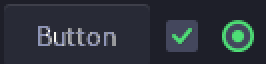
#> input picture gtk-3.0/thumbnail.png, 133 x 32 px (shown 2 times larger); its folder holds only this picture in this run
$ python transform_colors.py
#> lines starting #> are read from the running program, lines starting #| are printed output that depends on the picture
#!/usr/bin/env python3
"""
Synthesis-Dark Color Transformer
Applies COLOR-STRATEGY.md v2.0.0 semantic color mapping to theme assets.

Modes:
  --repo-scan   Process all asset directories in the repository (default when
                no positional argument given and running from within the repo).
  <icon_dir>    Process a single directory (icon-only mode).

Design Philosophy:
- Hue families stay together (blue->indigo, green->teal, etc.)
- Luminance hierarchy for colorblind safety
- Saturated vs desaturated colors handled differently
- Folder colors shift to indigo-gray, not teal
"""

import argparse
import colorsys
import json
import os
import re
import sys
from concurrent.futures import ProcessPoolExecutor, as_completed
from concurrent.futures.process import BrokenProcessPool
from pathlib import Path
from typing import Optional, Tuple

try:
    from PIL import Image
    HAS_PIL = True
except ImportError:
    HAS_PIL = False
    print("WARNING: PIL not available. PNG processing disabled.", file=sys.stderr)

# =============================================================================
# REPO SCAN TARGETS
# Directories processed in --repo-scan mode (relative to repo root)
# =============================================================================
REPO_SCAN_TARGETS = [
    'icons',
    'metacity-1',
    'gtk-2.0',
    'gtk-3.0',
    'gtk-3.20',
    'gtk-4.0',
    'xfwm4',
    'cinnamon',
]

# =============================================================================
# COLOR MAPPING TABLES (from COLOR-STRATEGY.md v2.0.0)
# =============================================================================

TARGETS = {
    'indigo_primary': (180, 190, 254),    # #b4befe - lavender, primary accent
    'indigo_dark': (69, 71, 90),          # #45475a - bg-selection, muted
    'indigo_medium': (127, 132, 156),     # #7f849c - overlay
    'sky_blue': (137, 180, 250),          # #89b4fa - sky blue
    'surface': (49, 50, 68),              # #313244 - surface

    'teal_dark': (13, 110, 67),           # #0d6e43 - dark teal
    'teal_primary': (23, 177, 105),       # #17b169 - CachyOS teal
    'teal_soft': (166, 227, 161),         # #a6e3a1 - soft green
    'teal_variant': (64, 160, 126),       # #40a07e - teal variant

    'peach': (250, 179, 135),             # #fab387 - peach
    'yellow': (249, 226, 175),            # #f9e2af - yellow
    'peach_muted': (224, 122, 78),        # #e07a4e - muted peach
    'brown_muted': (161, 128, 114),       # #a18072 - muted brown

    'red_soft': (229, 101, 122),          # #e5657a - soft crimson
    'red_primary': (243, 139, 168),       # #f38ba8 - Catppuccin red
    'red_muted': (197, 74, 92),           # #c54a5c - muted red

    'mauve_dark': (89, 78, 117),          # #594e75 - dark mauve
    'mauve': (203, 166, 247),             # #cba6f7 - lavender/mauve

    'folder_slate': (142, 149, 184),      # #8e95b8 - slate/indigo gray
    'folder_gray': (127, 132, 156),       # #7f849c - gray-violet
    'folder_muted': (108, 112, 134),      # #6c7086 - muted slate
}


# =============================================================================
# PALETTE LOADING (from src/colors.json via --palette flag)
# =============================================================================

# [39 lines left out: functions _hex_to_rgb, load_palette, not called in this run]


# =============================================================================
# COLOR MATH
# =============================================================================

def rgb_to_hsl(r: int, g: int, b: int) -> Tuple[float, float, float]:
    """Convert RGB (0-255) to HSL (H: 0-360, S: 0-1, L: 0-1)."""
    # colorsys uses HLS order (hue, lightness, saturation)
    hue, lit, sat = colorsys.rgb_to_hls(r / 255.0, g / 255.0, b / 255.0)
    return hue * 360, sat, lit


def hsl_to_rgb(h: float, s: float, lit: float) -> Tuple[int, int, int]:
    """Convert HSL (H: 0-360, S: 0-1, L: 0-1) to RGB (0-255)."""
    r, g, b = colorsys.hls_to_rgb(h / 360.0, lit, s)
    return int(round(r * 255)), int(round(g * 255)), int(round(b * 255))


def get_hue_family(hue: float) -> str:
    """Determine which hue family a color belongs to (0-360 scale)."""
    hue = hue % 360
    if hue <= 20 or hue >= 340:
        return 'red'
    elif 20 < hue <= 45:
        return 'orange'
    elif 45 < hue <= 80:
        return 'yellow'
    elif 80 < hue <= 150:
        return 'green'
    elif 150 < hue <= 200:
        return 'cyan'
    elif 200 < hue <= 260:
        return 'blue'
    elif 260 < hue <= 300:
        return 'purple'
    else:
        return 'magenta'


def is_folder_color(r: int, g: int, b: int) -> bool:
    """
    Detect if this is a MATE folder color (ultra-desaturated yellow-green).
    MATE folders are typically around H:65, S:0.15, pale olive/khaki tones.
    """
    hue, sat, lit = rgb_to_hsl(r, g, b)
    return 40 <= hue <= 90 and sat < 0.3 and lit > 0.6


def transform_color(r: int, g: int, b: int) -> Tuple[int, int, int]:
    """
    Transform a color according to COLOR-STRATEGY.md v2.0.0 rules.
    Returns the transformed RGB tuple.
    """
    # Preserve near-black and near-white (outlines, shadows, highlights)
    if r < 20 and g < 20 and b < 20:
        return (r, g, b)
    if r > 235 and g > 235 and b > 235:
        return (r, g, b)

    hue, sat, lit = rgb_to_hsl(r, g, b)

    # Folder colors (desaturated yellow-green) -> indigo-gray
    if is_folder_color(r, g, b):
        new_h = 228  # Indigo hue; target #8e95b8
        new_s = max(0.15, min(0.25, sat + 0.05))
        new_lit = max(0.45, min(0.60, lit * 0.75))
        return hsl_to_rgb(new_h, new_s, new_lit)

    # Desaturated colors -> shift toward indigo
    if sat < 0.3:
        new_h = 240
        new_s = max(0.15, min(0.25, sat + 0.10))
        new_lit = max(0.45, min(0.60, lit * 0.80))
        return hsl_to_rgb(new_h, new_s, new_lit)

    # Saturated colors: map by hue family
    family = get_hue_family(hue)

    if family == 'blue':
        new_h = max(235, min(260, 240 + (hue - 230) * 0.5))
        new_s = min(1.0, sat * 1.15)
        new_lit = max(0.35, min(0.75, lit))

    elif family == 'green':
        new_h = max(150, min(170, 155 + (hue - 120) * 0.3))
        new_s = min(1.0, sat * 1.10)
        new_lit = max(0.30, min(0.65, lit))

    elif family == 'cyan':
        new_h = max(170, min(195, 175 + (hue - 175) * 0.8))
        new_s = min(1.0, sat * 1.05)
        new_lit = max(0.35, min(0.70, lit))

    elif family == 'yellow':
        new_h = max(40, min(55, 45 + (hue - 62) * 0.5))
        new_s = min(1.0, sat * 1.10)
        new_lit = max(0.55, min(0.80, lit))

    elif family == 'orange':
        new_h = max(20, min(35, 25 + (hue - 32) * 0.8))
        new_s = min(1.0, sat * 1.05)
        new_lit = max(0.45, min(0.75, lit))

    elif family == 'red':
        if hue > 340:
            new_h = max(350, 350 + (hue - 350) * 0.5)
        else:
            new_h = min(15, 5 + (hue - 10) * 0.5)
        new_s = min(0.85, sat * 0.95)
        new_lit = max(0.45, min(0.65, lit))

    elif family == 'purple':
        new_h = max(265, min(285, 270 + (hue - 280) * 0.6))
        new_s = min(1.0, sat * 1.10)
        new_lit = max(0.40, min(0.70, lit))

    elif family == 'magenta':
        new_h = max(300, min(330, 310 + (hue - 320) * 0.7))
        new_s = min(0.90, sat * 0.95)
        new_lit = max(0.50, min(0.75, lit))

    else:
        new_h, new_s, new_lit = hue, sat, lit

    return hsl_to_rgb(new_h, new_s, new_lit)


# =============================================================================
# PNG PROCESSING
# =============================================================================

def process_png(filepath: Path) -> Tuple[str, bool, str]:
    """
    Process a single PNG file, transforming colors.
    Returns (filepath_str, success, message).
    """
    if not HAS_PIL:
        return (str(filepath), False, "PIL not available")

    try:
        img = Image.open(filepath)

        if img.mode == 'P':
            img = img.convert('RGBA')
        elif img.mode == 'L':
            return (str(filepath), True, "skipped (grayscale)")
        elif img.mode == '1':
            return (str(filepath), True, "skipped (1-bit)")
        elif img.mode not in ('RGB', 'RGBA'):
            img = img.convert('RGBA')

        has_alpha = img.mode == 'RGBA'
        pixels = img.load()
        width, height = img.size
        modified = False

        for y in range(height):
            for x in range(width):
                pixel = pixels[x, y]
                if has_alpha:
                    r, g, b, a = pixel
                    if a == 0:
                        continue
                else:
                    r, g, b = pixel
                    a = 255

                new_r, new_g, new_b = transform_color(r, g, b)

                if (new_r, new_g, new_b) != (r, g, b):
                    modified = True
                    if has_alpha:
                        pixels[x, y] = (new_r, new_g, new_b, a)
                    else:
                        pixels[x, y] = (new_r, new_g, new_b)

        if modified:
            img.save(filepath)
            return (str(filepath), True, "transformed")
        else:
            return (str(filepath), True, "unchanged")

    except Exception as e:
        return (str(filepath), False, str(e))


# =============================================================================
# SVG PROCESSING
# =============================================================================

# [11 lines left out: function hex_to_rgb, not called in this run]


def rgb_to_hex(r: int, g: int, b: int) -> str:
    """Convert RGB tuple to hex color string."""
    return f"#{r:02x}{g:02x}{b:02x}"


SVG_HEX_PATTERN = re.compile(
    r'(fill|stroke|stop-color|flood-color|lighting-color)\s*[:=]\s*["\']?(#[0-9a-fA-F]{3,6})["\']?',
    re.IGNORECASE
)
SVG_RGB_PATTERN = re.compile(
    r'(fill|stroke|stop-color|flood-color|lighting-color)\s*[:=]\s*["\']?rgb\s*\(\s*(\d+)\s*,\s*(\d+)\s*,\s*(\d+)\s*\)["\']?',
    re.IGNORECASE
)
SVG_STYLE_HEX_PATTERN = re.compile(
    r'(fill|stroke|stop-color|flood-color|lighting-color)\s*:\s*(#[0-9a-fA-F]{3,6})',
    re.IGNORECASE
)
SVG_STYLE_RGB_PATTERN = re.compile(
    r'(fill|stroke|stop-color|flood-color|lighting-color)\s*:\s*rgb\s*\(\s*(\d+)\s*,\s*(\d+)\s*,\s*(\d+)\s*\)',
    re.IGNORECASE
)


# [57 lines left out: functions _make_hex_replacer, _make_rgb_replacer, process_svg, not called in this run]


# =============================================================================
# FILE DISCOVERY
# =============================================================================

def collect_files(directories: list) -> Tuple[list, list]:
    """
    Collect all PNG and SVG files from a list of directories.
    Skips cursor sub-directories (binary cursor format).
    """
    pngs = []
    svgs = []
    for directory in directories:
        directory = Path(directory)
        if not directory.exists():
            continue
        for root, dirs, files in os.walk(directory):
            if 'cursors' in root:
                continue
            for filename in files:
                filepath = Path(root) / filename
                if filename.lower().endswith('.png'):
                    pngs.append(filepath)
                elif filename.lower().endswith('.svg'):
                    svgs.append(filepath)
    return pngs, svgs


def _record_png_result(
    counts: list,
    index: int,
    total: int,
    filepath: str,
    success: bool,
    message: str,
    verbose: bool,
) -> None:
    """Apply a single PNG processing result to counters and progress output."""
    if verbose:
        print(f"  [{index}/{total}] {filepath}: {message}")
    elif index % 100 == 0:
        print(f"  Processed {index}/{total} PNG files...")

    if success:
        counts[0] += (message == "transformed")
        counts[1] += (message != "transformed")
        return

    counts[2] += 1
    if not verbose:
        print(f"  ERROR: {filepath}: {message}", file=sys.stderr)


# [7 lines left out: function process_pngs_sequential, not called in this run]


# =============================================================================
# PROCESSING PIPELINE
# =============================================================================

def run_pipeline(pngs: list, svgs: list, workers: int, verbose: bool, dry_run: bool):
    """Run the full color-transform pipeline on collected files."""
    if dry_run:
        print(f"[DRY RUN] Would process {len(pngs)} PNG and {len(svgs)} SVG files.")
        return

    # SVG (single-threaded -- fast and avoids GIL issues with regex)
    print(f"Processing {len(svgs)} SVG files...")
    svg_transformed = svg_unchanged = svg_errors = 0
    for i, svg_path in enumerate(svgs, 1):
        filepath, success, message = process_svg(svg_path)
        if verbose:
            print(f"  [{i}/{len(svgs)}] {filepath}: {message}")
        if success:
            svg_transformed += (message == "transformed")
            svg_unchanged += (message != "transformed")
        else:
            svg_errors += 1
            if not verbose:
                print(f"  ERROR: {filepath}: {message}", file=sys.stderr)
    print(f"SVG: {svg_transformed} transformed, {svg_unchanged} unchanged, {svg_errors} errors")

    # PNG (parallel)
    if HAS_PIL and pngs:
        counts = [0, 0, 0]
        if workers <= 1:
            print(f"Processing {len(pngs)} PNG files sequentially...")
            counts = list(process_pngs_sequential(pngs, verbose))
        else:
            print(f"Processing {len(pngs)} PNG files with {workers} workers...")
            remaining_pngs = dict.fromkeys(pngs)
            try:
                with ProcessPoolExecutor(max_workers=workers) as executor:
                    futures = {executor.submit(process_png, p) for p in pngs}
                    for i, future in enumerate(as_completed(futures), 1):
                        filepath, success, message = future.result()
                        remaining_pngs.pop(Path(filepath), None)
                        _record_png_result(
                            counts, i, len(pngs), filepath, success, message, verbose
                        )
            except (BrokenProcessPool, PermissionError, OSError) as exc:
                print(
                    f"WARNING: PNG multiprocessing unavailable ({exc}). "
                    "Falling back to sequential processing for remaining files.",
                    file=sys.stderr,
                )
                remaining = list(remaining_pngs)
                if remaining:
                    fallback_counts = process_pngs_sequential(remaining, verbose)
                    counts = [left + right for left, right in zip(counts, fallback_counts)]
        print(f"PNG: {counts[0]} transformed, {counts[1]} unchanged, {counts[2]} errors")
    elif not HAS_PIL:
        print("Skipping PNG processing (PIL not available). Install: pip install Pillow")


# =============================================================================
# MAIN
# =============================================================================

def main():
    parser = argparse.ArgumentParser(
        description='Transform theme asset colors to Synthesis Dark palette'
    )
    parser.add_argument(
        'icon_dir',
        nargs='?',
        help='Path to a single directory to process. Omit to use --repo-scan mode.'
    )
    parser.add_argument(
        '--repo-scan',
        action='store_true',
        default=False,
        help='Scan all asset directories in the repository (icons, gtk-*, xfwm4, etc.)'
    )
    parser.add_argument(
        '--workers', '-w',
        type=int,
        default=4,
        help='Number of parallel PNG workers (default: 4)'
    )
    parser.add_argument(
        '--dry-run', '-n',
        action='store_true',
        help='Show what would be done without making changes'
    )
    parser.add_argument(
        '--verbose', '-v',
        action='store_true',
        help='Show per-file progress'
    )
    parser.add_argument(
        '--palette',
        type=Path,
        default=None,
        metavar='PATH',
        help='Path to src/colors.json to load canonical palette (e.g. --palette src/colors.json)'
    )

    args = parser.parse_args()

    # Load palette if specified -- currently used for informational output and
    # future override of TARGETS dict. The transform logic uses hue-family rules
    # defined in this script; the palette validates we are in sync.
    if args.palette:
        palette = load_palette(args.palette)
        if palette:
            print(f"Loaded {len(palette)} named colors from {args.palette}")
        else:
            print(f"WARNING: palette {args.palette} loaded but no colors extracted", file=sys.stderr)

    # Determine what to process
    if args.icon_dir:
        # Single directory mode
        target_dirs = [Path(args.icon_dir)]
        if not target_dirs[0].exists():
            print(f"ERROR: Directory not found: {args.icon_dir}", file=sys.stderr)
            sys.exit(1)
        print(f"Processing single directory: {target_dirs[0]}")
    else:
        # Repo-scan mode: resolve repo root from script location
        repo_root = Path(__file__).resolve().parents[2]
        target_dirs = [repo_root / t for t in REPO_SCAN_TARGETS]
        print(f"Repo-scan mode: {repo_root}")
        print(f"Targets: {', '.join(REPO_SCAN_TARGETS)}")

    pngs, svgs = collect_files(target_dirs)
    print(f"Found {len(pngs)} PNG and {len(svgs)} SVG files.")

    run_pipeline(pngs, svgs, args.workers, args.verbose, args.dry_run)
#> in process_png, img is the input picture: PIL image 133x32 RGBA; mean R, G, B, A 44, 50.3, 58.6, 255
#> in process_png, `img.save(filepath)`:
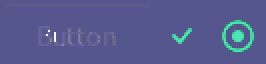
#> saved as thumbnail.png: PIL image 133x32 RGBA (shown 2 times larger); mean R, G, B, A 86.4, 91.3, 143.8, 255
    print("Done.")


if __name__ == '__main__':
    main()
